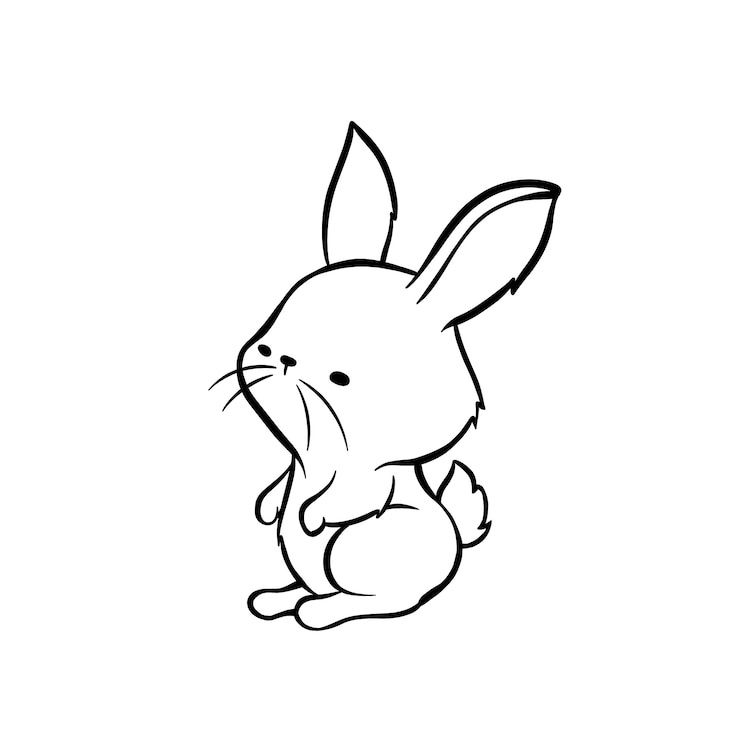
%> input picture rabbit.png, 740 x 740 px
$ octave untitled3.m   (GNU Octave 9; MATLAB toolbox functions it lacks are replaced by stand-ins)
%> lines starting %> are read from the running program, lines starting %| are printed output that depends on the picture; in (x1, y1, x2, y2) boxes, pixels count from 0 and x2, y2 are one past the last pixel; in counts of white or black regions, pixels touching at a corner belong together; the program's own positions count from 1
%> further down, Im is the input picture: size 740x740x3 uint8; min 0, max 255, mean 247.8
### pic2points.m
% -------------------------------------------------------------------------
% | Pic/Plot images to Coordinates Points                                 |
% | Amir Hossein Ashtari                                                  |
% | National University of Malaysia, Center for Artificial Intelligence   |
% | Technology (CAIT), Faculty Of Information Science and Technology      |
% | (c) 2015                                                              |
% -------------------------------------------------------------------------

function [MResult] = pic2points(Im,TshV,ImPlot,maxNum)
%> called with TshV = 0.541, ImPlot = 1, maxNum = 1000

% -------------------------------------------------------------------------
% |                        How to use the code                            |
% -------------------------------------------------------------------------
% The provided source code gets an input image (black object pixels on
% white background, e.g. an scanned plot with black ink on a white paper)
% The output is coordinates of all points/pixles in the image, therefore
% the image is converted to coordinates of points and it is possible for
% re-plotting the scanned image. In other words, the provided function is
% an OCR for scanned plot to extract the image points coordinates.
%
% ----------------------------------Inputs---------------------------------
%
%  (1)Im        - Input image, it can be gray, color or binary
%                 image. The image can be Double = [0,1] or
%                 Unsign integer = [0,255]. The image foreground must
%			      be black on white background.
%
%  (2)TshV      - Denotes the threshold value for image binarization.
%				  It is between 0~1 and by default is calculated by
%				  graythresh(Im).
%
%  (3)ImPlot    - If the image is a plot, ImPlot must be �1� or 憈rue�.
%                 The image is thinned to 1 pixel width line when ImPlot is
% 	              true therefore finding the coordinate of drawn line in
%	              plot would be possible.
%
%  (4)maxNum    - Denotes maximum number of points that should be
%				  extracted from the image. If all points in the image
%				  are requested, leave the maxNum empty; otherwise enter
%				  the arbitrary number to select randomly from all points.
%				  Actually it is a random resampling from all point for
%                 output.
%
% ----------------------------------Output---------------------------------
%
%  (1) MResult  - Matrix of pixels/points coordinates in the image. MResult
%				  has two columns, first column denotes x-coordinates
%				  and second column is for y-coordinates.
%				  Number of rows equals to number of points in the image.
%
% --------------------------------Examples---------------------------------
%
% example 1:
%
% Im = imread('./Images/Plot.png');
% CoordinateMatrix = pic2points(Im);
% scatter(CoordinateMatrix (:,1), CoordinateMatrix (:,2),'.');
%                                                          %Plot the points
%
% ----------------------------------
% example 2:
%
% Im = imread('./Images/Plot.png');
% CoordinateMatrix = pic2points(Im,0.547); % With defined threshold for
%							               % binarization.
% scatter(CoordinateMatrix (:,1), CoordinateMatrix (:,2),'.');
%                                                          %Plot the points
% ----------------------------------
% example 3:
%
% Im = imread('./Images/Plot.png');
% CoordinateMatrix = pic2points(Im,0.547,1); % With defined threshold for
%							                 % binarization and it is plot
%							                 % so line must be thin to 1
%							                 % pixel.
% scatter(CoordinateMatrix (:,1), CoordinateMatrix (:,2),'.');
%                                                          %Plot the points
%
% ----------------------------------
% example 4:
%
% Im = imread('./Images/Plot2.png');
% CoordinateMatrix = pic2points(Im,0.547,1,1000); % With defined threshold
%							               % binarization and it is plot
%							               % so line must be thin to 1
%							               % pixel. 1000 is the number of
%							               % points that return by function
% scatter(CoordinateMatrix (:,1), CoordinateMatrix (:,2),'.');
%                                                          %Plot the points
%
% -------------------------------------------------------------------------

switch nargin
    case 1
        Pmode = false; % Not a plot
        randomPick = false;
        TshV = graythresh(Im);
    case 2
        Pmode = false; % Not a plot
        randomPick = false;
    case 3
        if strcmpi(ImPlot,'plot')
            Pmode = true; % It is a plot
        else
            Pmode = false; % It is an image
        end
        randomPick = false;
    case 4
        if strcmpi(ImPlot,'plot')
            Pmode = true; % It is a plot
        else
            Pmode = false; % It is an image
        end
        randomPick = true;
end
ImBW=imbinarize(Im,TshV);
%> ImBW: size 740x740x3 logical; 97.1% white; 6 black regions, box (x1, y1, x2, y2) and area: (209, 121, 561, 631) 14987, (330, 371, 350, 386) 218, (299, 379, 348, 451) 209, (280, 355, 297, 375) 156, (296, 385, 310, 451) 143, (258, 344, 271, 357) 119
ImBW=1-ImBW; % When the plot drew by black ink on the white background
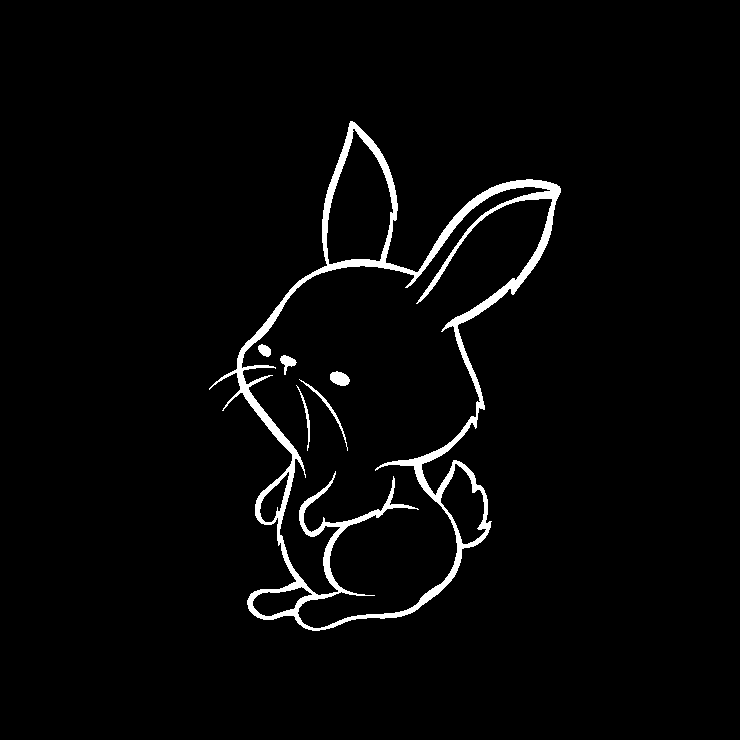
%> ImBW: size 740x740x3 double; values 0 (black) and 1 (white), 2.9% white; 6 white regions, box (x1, y1, x2, y2) and area: (209, 121, 561, 631) 14987, (330, 371, 350, 386) 218, (299, 379, 348, 451) 209, (280, 355, 297, 375) 156, (296, 385, 310, 451) 143, (258, 344, 271, 357) 119
if Pmode
    ImBW = bwmorph(ImBW,'thin',Inf);
end
figure(); imshow(ImBW);
[r,c,v] = find(ImBW==1);
%> r = 47496 values from 122 to 631; c = 47496 values from 210 to 2041; v = 47496 logical values, 47496 true
r = size(ImBW,1) - r; % Correct the coordinates from the image
TMresult = [c r];
if randomPick
    Sran = randperm(sum(v),maxNum);
    MResult = TMresult(Sran',:);
%> MResult = 1000 rows, first 12: [1869 240; 1789 207; 1046 213; 465 382; 1129 125; 1034 285; 1810 199; 513 460; 1087 602; 1199 184; 1935 421; 1125 580]
else
    MResult = TMresult;
end

### untitled3.m
Im = imread('rabbit.png');
CoordinateMatrix = pic2points(Im,graythresh(Im),1,1000);
%> CoordinateMatrix has the same summary as MResult in pic2points
scatter(CoordinateMatrix (:,1), CoordinateMatrix (:,2),'.');
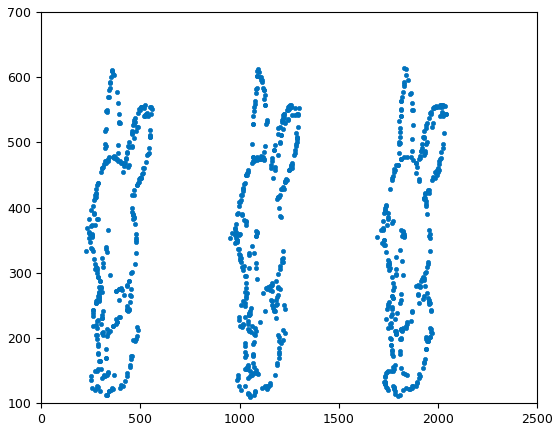
%> figure redrawn from the program's plot data
